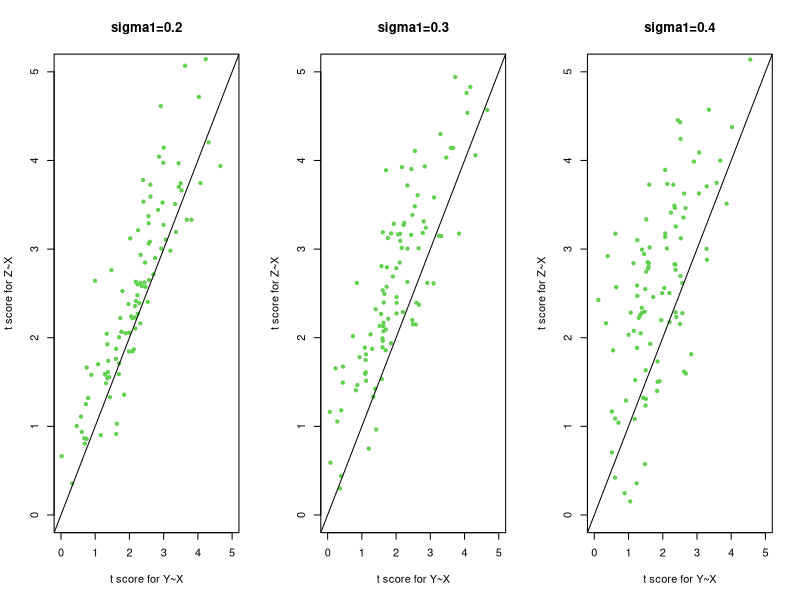
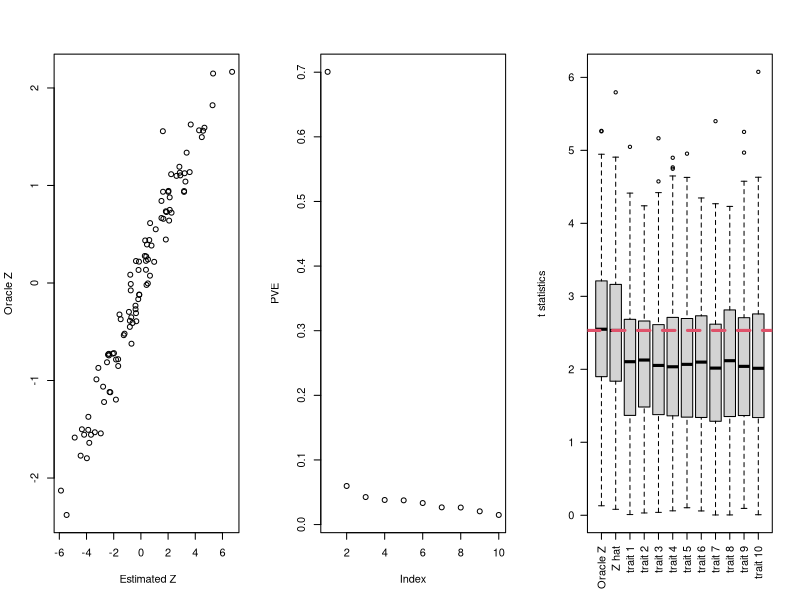
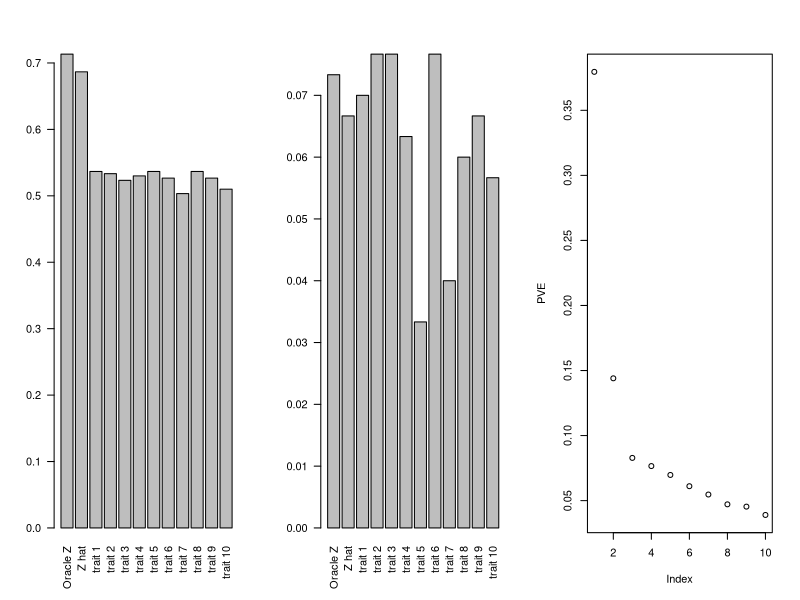
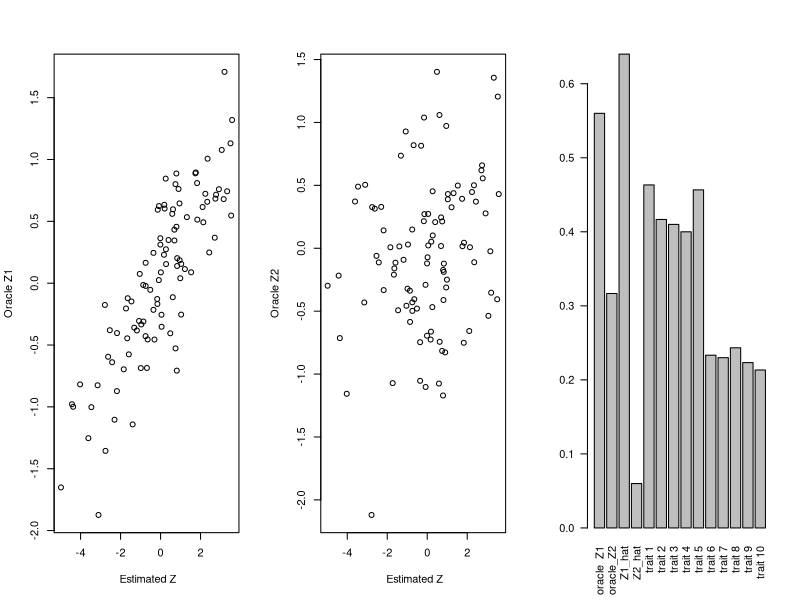

Recreate these plots in R, in order.
## ---- chunk 1
sim_factor <- function(alpha=0.25, beta=0.4, eps0=1.0, eps1=0.3){
  res <- numeric(6L)
  names(res) <- c("beta.Z","score.Z","p.Z",
                  "beta.y","score.y","p.y")
  x = rnorm(100,sd=1)
  Z = alpha*x + rnorm(100,sd=eps0)
  y = beta*Z + rnorm(100,sd=eps1)
  
  res[c("beta.Z","score.Z","p.Z")] <- summary(lm(Z~x))$coefficients[2,c(1,3,4)]
  res[c("beta.y","score.y","p.y")] <- summary(lm(y~x))$coefficients[2,c(1,3,4)]
  
  res
}
## ---- chunk 2
library(ggplot2)
par(mfrow=c(1,3))
ress <- do.call(rbind, lapply(1:100,function(x){sim_factor(eps1=0.2)}))
plot(abs(ress[,"score.y"]), abs(ress[,"score.Z"]), pch=20,
     ylim=c(0,5), xlim=c(0,5),col=3,main="sigma1=0.2",
     ylab="t score for Z~X", xlab="t score for Y~X")
lines(x=c(-4,6),y=c(-4,6),col=1)

ress <- do.call(rbind, lapply(1:100,function(x){sim_factor(eps1=0.3)}))
plot(abs(ress[,"score.y"]), abs(ress[,"score.Z"]), main="sigma1=0.3", pch=20,
     ylim=c(0,5), xlim=c(0,5),col=3,ylab="t score for Z~X", xlab="t score for Y~X")
lines(x=c(-4,6),y=c(-4,6),col=1)


ress <- do.call(rbind, lapply(1:100,function(x){sim_factor(eps1=0.4)}))
plot(abs(ress[,"score.y"]), abs(ress[,"score.Z"]),main="sigma1=0.4", pch=20,
     ylim=c(0,5), xlim=c(0,5),col=3,ylab="t score for Z~X", xlab="t score for Y~X")
lines(x=c(-4,6),y=c(-4,6),col=1)

#legend(col=c(3,2),legend = c("Y1~X","Y2~X"))
## ---- chunk 3
sim_10trait <- function(alpha=0.25, beta=0.4, eps0=1.0, eps1=0.3, N=100){
  x = rnorm(N,sd=1)
  Z = alpha*x + rnorm(N,sd=eps0)
  y = matrix(0,nrow = N,ncol=10)
  for(i in 1: ncol(y)){
    y[,i] <- beta*Z + rnorm(N,sd=eps1)
  }
  list(x=x,Z=Z,y=y)
}
## ---- chunk 4
set.seed(12)
dat <- sim_10trait()
y1 <- scale(dat$y)
pcs <- prcomp(y1)
z_hat <- pcs$x[,1]
plot(z_hat, dat$Z, ylab="Oracle Z", xlab=" Estimated Z")
## ---- chunk 5
plot(pcs$sdev^2/sum(pcs$sdev^2),ylab="PVE")
## ---- chunk 6
Nrep = 300

factor.res <- matrix(nrow=Nrep,ncol=3)
oracle.res <- matrix(nrow=Nrep,ncol=3)
marg <- list()
marg$beta <- matrix(nrow=Nrep,ncol=10)
marg$tstat <- matrix(nrow=Nrep,ncol=10)
marg$pval <- matrix(nrow=Nrep,ncol=10)
  
for(i in 1:Nrep) {
  dat <- sim_10trait(N=100)
  pcs <- prcomp(dat$y,center = T,scale. = T)
  z_hat <- pcs$x[,1]
  factor.res[i,] <- summary(lm(z_hat~dat$x))$coefficients[2,c(1,3,4)]
  oracle.res[i,] <- summary(lm(dat$Z~dat$x))$coefficients[2,c(1,3,4)]
  #colnames(marg.res) <- c("beta","tstat","p")
  #print(i)
  for(j in 1:ncol(dat$y)) {
    marg$beta[i,j] <- summary(lm(dat$y[,j]~dat$x))$coefficients[2,1]
    marg$tstat[i,j] <- summary(lm(dat$y[,j]~dat$x))$coefficients[2,3]
    marg$pval[i,j] <- summary(lm(dat$y[,j]~dat$x))$coefficients[2,4]
  }
}
dat1 <- abs(cbind(oracle.res[,2],cbind(factor.res[,2],marg$tstat))) # Combine T statistics
colnames(dat1) <- c("Oracle Z","Z hat",paste0("trait ",1:10))
boxplot(dat1,las=2,ylab="t statistics")
abline(h=median(abs(factor.res[,2])),col=2,lty=2,lwd=3)
## ---- chunk 7
dat2 <- cbind(oracle.res[,3],cbind(factor.res[,3],marg$pval)) #combine p values
colnames(dat2) <- c("Oracle Z","Z hat",paste0("trait ",1:10))
barplot(colMeans(dat2<0.05),las=2)
## ---- chunk 8
Nrep = 300

factor.res <- matrix(nrow=Nrep,ncol=3)
oracle.res <- matrix(nrow=Nrep,ncol=3)
marg <- list()
marg$beta <- matrix(nrow=Nrep,ncol=10)
marg$tstat <- matrix(nrow=Nrep,ncol=10)
marg$pval <- matrix(nrow=Nrep,ncol=10)
  
for(i in 1:Nrep) {
  dat <- sim_10trait(N=100, alpha=0)
  pcs <- prcomp(dat$y,center = T,scale. = T)
  z_hat <- pcs$x[,1]
  factor.res[i,] <- summary(lm(z_hat~dat$x))$coefficients[2,c(1,3,4)]
  oracle.res[i,] <- summary(lm(dat$Z~dat$x))$coefficients[2,c(1,3,4)]
  #colnames(marg.res) <- c("beta","tstat","p")
  #print(i)
  for(j in 1:ncol(dat$y)) {
    marg$beta[i,j] <- summary(lm(dat$y[,j]~dat$x))$coefficients[2,1]
    marg$tstat[i,j] <- summary(lm(dat$y[,j]~dat$x))$coefficients[2,3]
    marg$pval[i,j] <- summary(lm(dat$y[,j]~dat$x))$coefficients[2,4]
  }
}
dat3 <- abs(cbind(oracle.res[,3],cbind(factor.res[,3],marg$pval))) #combine p values
colnames(dat3) <- c("Oracle Z","Z hat",paste0("trait ",1:10))
barplot(colMeans(dat3<0.05),las=2)
## ---- chunk 9
sim_10trait2 <- function(alpha1=0.15, alpha2=0.1 ,beta=0.4, eps0=0.7, eps1=0.4, N=100){
  x = rnorm(N,sd=1)
  Z1 = alpha1*x + rnorm(N,sd=eps0)
  Z2 = alpha2*x + rnorm(N,sd=eps0)
  y = matrix(0,nrow = N,ncol=10)
  for(i in 1: ncol(y)){
    y[,i] <- beta*Z1 + rnorm(N,sd=eps1)
  }
  for(i in 1:5){ ### Add the effect of Z2
    y[,i] <- y[,i] + beta*Z2
  }
  list(x=x,Z=cbind(Z1,Z2),y=y)
}
## ---- chunk 10
dat <- sim_10trait2()
y1 <- scale(dat$y)
pcs <- prcomp(y1)
plot(pcs$sdev^2/sum(pcs$sdev^2),ylab="PVE")
## ---- chunk 11

z_hat <- pcs$x[,1]
plot(z_hat, dat$Z[,1], ylab="Oracle Z1", xlab=" Estimated Z")
## ---- chunk 12
z_hat <- pcs$x[,1]
plot(z_hat, dat$Z[,2], ylab="Oracle Z2", xlab=" Estimated Z")
## ---- chunk 13
Nrep = 300

factor.res1 <- matrix(nrow=Nrep,ncol=3)
oracle.z1 <- matrix(nrow=Nrep,ncol=3)
factor.res2 <- matrix(nrow=Nrep,ncol=3)
oracle.z2 <- matrix(nrow=Nrep,ncol=3)
marg <- list()
marg$beta <- matrix(nrow=Nrep,ncol=10)
marg$tstat <- matrix(nrow=Nrep,ncol=10)
marg$pval <- matrix(nrow=Nrep,ncol=10)
  
for(i in 1:Nrep) {
  dat <- sim_10trait2(N=100)
  pcs <- prcomp(dat$y,center = T,scale. = T)
  z_hat <- pcs$x[,1:2]
  factor.res1[i,] <- summary(lm(z_hat[,1]~dat$x))$coefficients[2,c(1,3,4)]
  factor.res2[i,] <- summary(lm(z_hat[,2]~dat$x))$coefficients[2,c(1,3,4)]
  oracle.z1[i,] <- summary(lm(dat$Z[,1]~dat$x))$coefficients[2,c(1,3,4)]
  oracle.z2[i,] <- summary(lm(dat$Z[,2]~dat$x))$coefficients[2,c(1,3,4)]
  #colnames(marg.res) <- c("beta","tstat","p")
  #print(i)
  for(j in 1:ncol(dat$y)) {
    temp <- summary(lm(dat$y[,j]~dat$x))$coefficients[2,]
    marg$beta[i,j] <- temp[1]
    marg$tstat[i,j] <- temp[3]
    marg$pval[i,j] <- temp[4]
  }
}
dat1 <- abs(cbind(oracle.res[,2],cbind(factor.res[,2],marg$tstat))) # Combine T statistics
## ---- chunk 14
dat2 <- do.call(cbind, list(oracle_Z1=oracle.z1[,3],oracle_Z2=oracle.z2[,3],
                            Z1_hat=factor.res1[,3],Z2_hat=factor.res2[,3]))
dat2 <- cbind(dat2, marg$pval)
colnames(dat2)[5:14] <- paste0("trait ",1:10)
barplot(colMeans(dat2<0.05),las=2)
